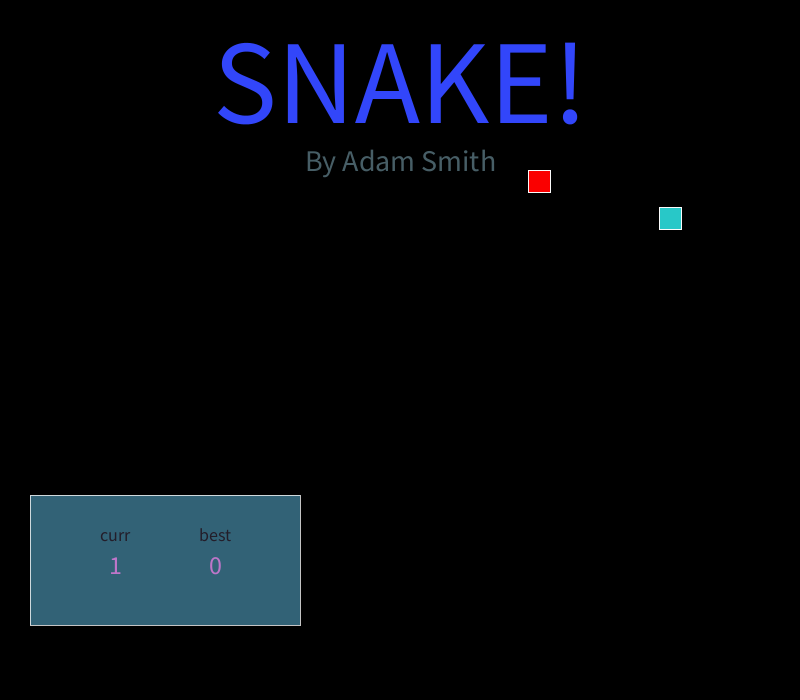
Frame 1 (no input)
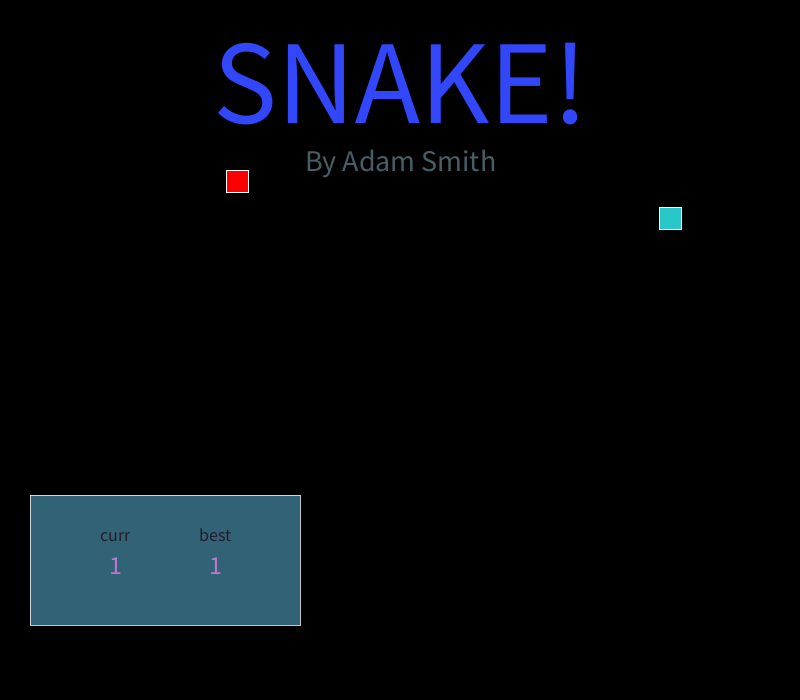
Frame 60 (the mouse pressed at the canvas centre just before this capture)
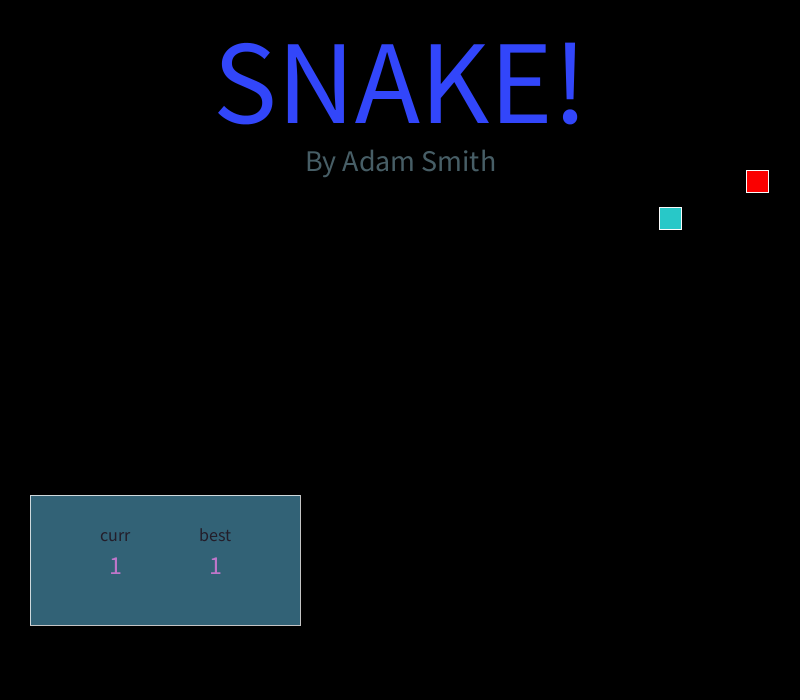
Frame 120 (the mouse held since frame 60 and released just before this capture)

The Processing sketch that drew these frames (run headless with seeded random() and noise(); from frame 60 on, the mouse is pressed at the canvas centre):

// Processing sketch: processing_106773
// ── processing_106773.pde

int highScore;
snake test;
food food1;

void setup(){
  size(800, 700);
  frameRate(23);
  test = new snake();
  food1 = new food();
  rectMode(CENTER);
  textAlign(CENTER, CENTER);
  highScore = 0;
}



void draw(){
  background(0);
  drawScoreboard();
  
  test.move();
  test.display();
  food1.display();
  
  if( dist(food1.xpos, food1.ypos, test.xpos.get(0), test.ypos.get(0)) < test.sideLen ){
    food1.reset();
    test.addLink();
  }
  
  if(test.len > highScore){
    highScore = test.len;
  }
}



void keyPressed(){
  if(key == CODED){
    if(keyCode == LEFT){
      test.dir = "left";
    }
    if(keyCode == RIGHT){
      test.dir = "right";
    }
    if(keyCode == UP){
      test.dir = "up";
    }
    if(keyCode == DOWN){
      test.dir = "down";
    }
  }
}




void drawScoreboard(){
  // all of code for drawing the title and score
  
  // draw title
  fill(50,70,250);
  textSize(120);
  text("SNAKE!", width/2, 80);
  
  // draw sub title
  fill(90,120,130,200);
  textSize(30);
  text("By Adam Smith", width/2, 160);
  
  // draw scoreboard
  stroke(250,250,250,200);
  fill(102,200,240, 125);
  rect(165,height - 140,270,130);
  fill(30,10,20,200);
  textSize(18);
  text("curr",115, height-165);
  text("best",215, height-165);
  fill(205,120,210,230);
  textSize(26);
  text(test.len,115, height-135);
  text(highScore,215, height-135);
}

class snake{
  
  // define variables
  int len;
  float sideLen;
  String dir;
  ArrayList <Float> xpos, ypos;
  
  
  // constructor
  snake(){
    len = 1;
    sideLen = 22;
    dir = "right";
    xpos = new ArrayList();
    ypos = new ArrayList();
    xpos.add( random(width)  );
    ypos.add( random(height) );
  }
  
  
  // functions
  
  void move(){
    for(int i = len - 1; i > 0; i = i - 1){
      xpos.set(i, xpos.get(i-1));
      ypos.set(i, ypos.get(i-1));
    }
    if(dir == "left"){
      xpos.set(0, xpos.get(0) - sideLen);
    }
    if(dir == "right"){
      xpos.set(0, xpos.get(0) + sideLen);
    }
    if(dir == "up"){
      ypos.set(0, ypos.get(0) - sideLen);
    }
    if(dir == "down"){
      ypos.set(0, ypos.get(0) + sideLen);
    }
    xpos.set(0, (xpos.get(0) + width) % width);
    ypos.set(0, (ypos.get(0) + height) % height);
    
    // check if has hit itself, if so, cut off tail
    if( checkHit() == true ){
      len = 1;
      float xtemp = xpos.get(0);
      float ytemp = ypos.get(0);
      xpos.clear();
      ypos.clear();
      xpos.add(xtemp);
      ypos.add(ytemp);
    }
  }
  
  
  void display(){
    for(int i = 0; i < len; i++){
      stroke(250);
      fill(250,0,0, map(i-1, 0, len-1, 250, 0));
      rect(xpos.get(i), ypos.get(i), sideLen, sideLen);
    }
  }
  
  
  void addLink(){
    xpos.add( xpos.get(len-1) + sideLen );
    ypos.add( ypos.get(len-1) + sideLen );
    len++;
  }
  
  boolean checkHit(){
    for(int i = 1; i < len; i++){
      if( dist(xpos.get(0), ypos.get(0), xpos.get(i), ypos.get(i)) < sideLen){
        return true;
      }
    }
    return false;
  }
}

class food{
  
  // define variables
  float xpos, ypos;
  
  // make contructor
  food(){
    reset();
  }
  
  // make functions
  void display(){
    fill(40,200,200);
    rect(xpos,ypos,22,22);
  }
  
  void reset(){
    xpos = random(100, width-100);
    ypos = random(100, height-100);
  }
}
